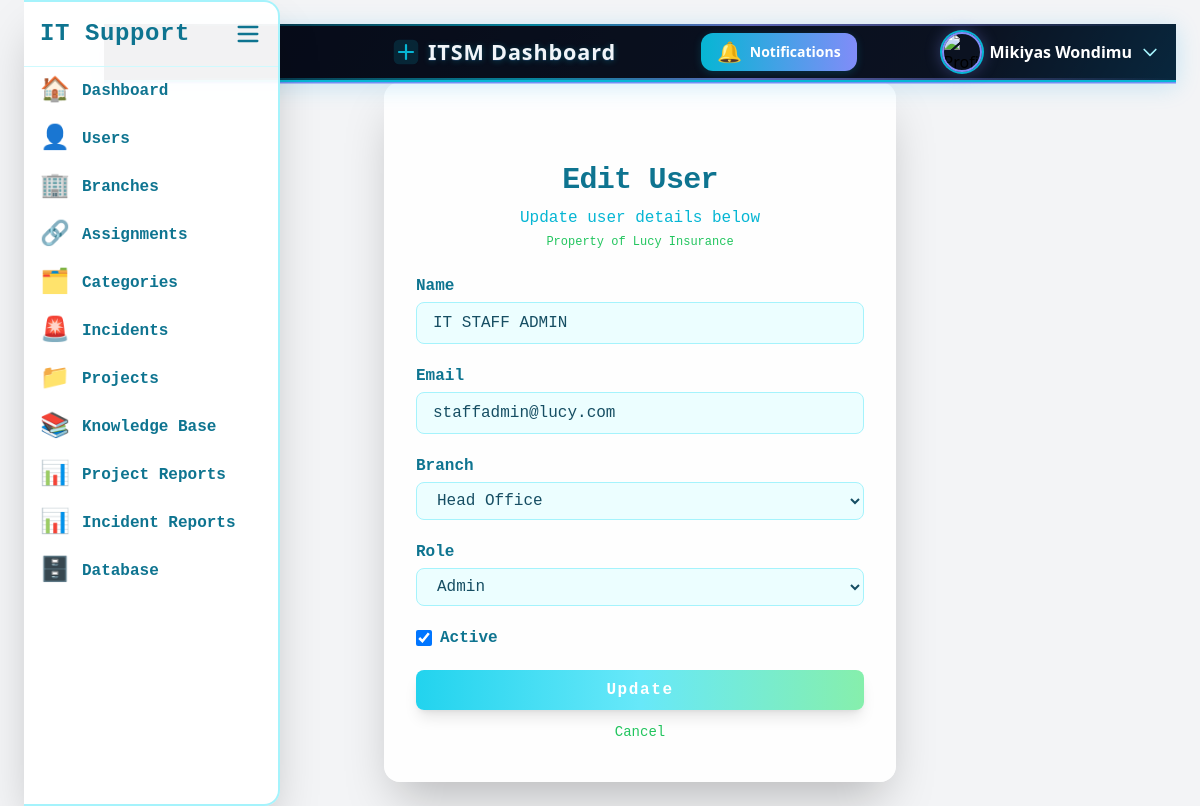
Screenshot of /admin/edit_user.php?id=63 (signed in) with the database file from the repository.
### tables this page shows
CREATE TABLE `users` (
  `id` int(11) NOT NULL,
  `name` varchar(100) DEFAULT NULL,
  `email` varchar(100) DEFAULT NULL,
  `password` varchar(255) DEFAULT NULL,
  `role` enum('admin','staff','user') NOT NULL,
  `created_at` timestamp NOT NULL DEFAULT current_timestamp(),
  `force_password_change` tinyint(1) DEFAULT 1,
  `branch_id` int(11) DEFAULT NULL,
  `profile_picture` varchar(255) DEFAULT NULL,
  `is_active` tinyint(1) NOT NULL DEFAULT 1
);

### admin/edit_user.php (the view, shortened to what this page needs)
<?php
require '../config/db.php';
$user_id = (int)$_GET['id'];
$stmt = $pdo->prepare("SELECT * FROM users WHERE id = ?");
$stmt->execute([$user_id]);
$current_user = $stmt->fetch();
$stmt2 = $pdo->prepare("SELECT * FROM users");
$stmt2->execute([]);
$users = $stmt2->fetchAll();
$stmt3 = $pdo->prepare("SELECT * FROM users WHERE role = 'admin'");
$stmt3->execute([]);
$admin_users = $stmt3->fetchAll();
?>
<!DOCTYPE html>
<html>
<head>
    <script src="https://cdn.tailwindcss.com"></script>
</head>
<body class="bg-gray-100 p-6">
      <?php include '../includes/sidebar.php'; ?>
  <div class="flex-1 ml-20">
    <?php include '../header.php'; ?>
    <div class="bg-white bg-opacity-95 rounded-2xl shadow-2xl px-8 py-10 pt-20 fade-in tech-border glow max-w-lg mx-auto">
        <h2 class="text-3xl font-extrabold text-center text-cyan-700 mb-2 tracking-tight font-mono">Edit User</h2>
        <p class="text-center text-cyan-500 mb-1 font-mono">Update user details below</p>
        <p class="text-center text-green-500 mb-6 font-mono text-xs">Property of Lucy Insurance</p>
        <form method="POST" class="space-y-5">
            <div>
                <label class="block text-cyan-700 font-semibold mb-1 font-mono" for="name">Name</label>
                <input type="text" name="name" id="name" value="<?= htmlspecialchars($current_user['name']) ?>"
                    class="w-full px-4 py-2 rounded-lg border border-cyan-200 bg-cyan-50 text-cyan-900 focus:ring-2 focus:ring-cyan-300 focus:outline-none transition duration-200 font-mono"
                    required>
            </div>
            <div>
                <label class="block text-cyan-700 font-semibold mb-1 font-mono" for="email">Email</label>
                <input type="email" name="email" id="email" value="<?= htmlspecialchars($current_user['email']) ?>"
                    class="w-full px-4 py-2 rounded-lg border border-cyan-200 bg-cyan-50 text-cyan-900 focus:ring-2 focus:ring-green-200 focus:outline-none transition duration-200 font-mono"
                    required>
            </div>
            <div>
                <label class="block text-cyan-700 font-semibold mb-1 font-mono" for="branch_id">Branch</label>
                <select name="branch_id" id="branch_id" required
                    class="w-full px-4 py-2 rounded-lg border border-cyan-200 bg-cyan-50 text-cyan-900 focus:ring-2 focus:ring-cyan-300 focus:outline-none transition duration-200 font-mono">
                    <?php
                        $branches = $pdo->query("SELECT id, name FROM branches")->fetchAll();
                        foreach ($branches as $branch) {
                            $selected = $current_user['branch_id'] == $branch['id'] ? 'selected' : '';
                            echo "<option value='{$branch['id']}' $selected>{$branch['name']}</option>";
                        }
                    ?>
                </select>
            </div>
            <div>
                <label class="block text-cyan-700 font-semibold mb-1 font-mono" for="role">Role</label>
                <select name="role" id="role"
                    class="w-full px-4 py-2 rounded-lg border border-cyan-200 bg-cyan-50 text-cyan-900 focus:ring-2 focus:ring-green-200 focus:outline-none transition duration-200 font-mono"
                    required>
                    <option value="admin" <?= $current_user['role'] === 'admin' ? 'selected' : '' ?>>Admin</option>
                </select>
            </div>
            <div class="flex items-center">
                <input type="checkbox" name="is_active" id="is_active" value="1"
                    class="h-4 w-4 text-cyan-600 border-gray-300 rounded focus:ring-cyan-500"
                    <?= (!isset($current_user['is_active']) || $current_user['is_active'] == '1') ? 'checked' : 'unchecked' ?>>
                <label for="is_active" class="ml-2 block text-cyan-700 font-semibold font-mono">
                    Active
                </label>
            </div>
            <div>
                <button type="submit"
                    class="w-full py-2 px-4 bg-gradient-to-r from-cyan-400 via-cyan-300 to-green-300 hover:from-green-300 hover:to-cyan-400 text-white font-bold rounded-lg shadow-lg transform hover:scale-105 transition duration-300 font-mono tracking-widest">
                    Update
                </button>
                <a href="users.php"
                    class="block mt-3 text-center text-green-500 hover:underline text-sm transition font-mono">Cancel</a>
            </div>
        </form>
    </div>
</body>
</html>

### header.php (shortened to what this page needs)
<?php
include 'config/db.php';
$user_id = $_SESSION['user_id'];
$stmt = $pdo->prepare("SELECT * FROM users WHERE id = ?");
$stmt->execute([$user_id]);
$user = $stmt->fetch(PDO::FETCH_ASSOC);
if (isset($user['profile_picture']) && !empty($user['profile_picture'])) {
  $user['profile_image'] = '../uploads/' . $user['profile_picture'];
} else {
  $user['profile_image'] = '../uploads/default_avatar.png';
}
?>
<header id="header" class="header-animated-bg shadow-md px-4 pl-72 flex justify-between items-center relative overflow-visible" style="min-height:54px;height:58px;">
  <h1 class="header-title">
    <svg width="28" height="28" fill="none" viewBox="0 0 32 32">
      <rect x="2" y="2" width="28" height="28" rx="6" fill="#06b6d4" opacity="0.15"/>
      <path d="M8 16h16M16 8v16" stroke="#06b6d4" stroke-width="2.5" stroke-linecap="round"/>
    </svg>
    ITSM Dashboard
  </h1>
  <div class="relative inline-block text-left">
    <button id="notifBtn" class="relative flex items-center gap-2 px-4 py-1 text-sm tech-btn shadow-lg focus:outline-none transition-all duration-300" style="min-height:36px;height:38px;">
      <span id="notifBell" class="text-xl notif-pulse transition-transform duration-300">🔔</span>
      <span class="hidden md:inline">Notifications</span>
    </button>
  </div>
  <div class="relative inline-block text-left">
    <button id="profileDropdownBtn" class="flex items-center gap-2 focus:outline-none group">
      <img src="<?= $user['profile_image'] ?>" alt="Profile" class="w-10 h-10 rounded-full object-cover profile-glow transition-all duration-300">
      <span class="md:inline text-white text-base font-semibold group-hover:text-cyan-200 transition-colors"><?= htmlspecialchars($user['name'] ?? 'Profile') ?></span>
      <svg class="w-5 h-5 text-cyan-200 group-hover:text-cyan-400 transition-colors" fill="none" stroke="currentColor" viewBox="0 0 24 24">
        <path stroke-linecap="round" stroke-linejoin="round" stroke-width="2" d="M19 9l-7 7-7-7" />
      </svg>
    </button>
  </div>
</header>

### header.php (style rules this page uses)
.header-animated-bg { background: rgba(30, 41, 59, 0.82); background-image: linear-gradient(120deg, #0f172a 0%, #1e293b 40%, #06b6d4 70%, #818cf8 100%); background-blend-mode: overlay; background-size: 200% 200%; animation: gradientMove 8s linear infinite; border-bottom: 2px solid #06b6d4; box-shadow: 0 4px 24px 0 #0ea5e933, 0 1.5px 0 #818cf8; position: relative; overflow: visible; backdrop-filter: blur(16px) saturate(180%); -webkit-backdrop-filter: blur(16px) saturate(180%); min-height: 54px; height: 58px; padding-top: 0.25rem !important; padding-bottom: 0.25rem !important; }
.header-animated-bg::before, .header-animated-bg::after { content: ''; position: absolute; left: 0; right: 0; height: 2px; background: linear-gradient(90deg, transparent, #06b6d4 40%, #818cf8 60%, transparent); opacity: 0.7; pointer-events: none; z-index: 1; }
.header-animated-bg::before { top: 0; }
.header-animated-bg::after { bottom: 0; }
.profile-glow { box-shadow: 0 0 0 2px #06b6d4, 0 0 16px 2px #818cf855; transition: box-shadow 0.3s, border-color 0.3s; border: 2.5px solid #818cf8; }
.notif-pulse { animation: notifPulse 1.2s cubic-bezier(.4,0,.2,1) infinite; }
.tech-btn { background: linear-gradient(90deg, #06b6d4 0%, #818cf8 100%); color: #fff; font-weight: 600; border-radius: 0.75rem; box-shadow: 0 2px 8px #06b6d433; transition: background 0.3s, box-shadow 0.3s; padding-top: 0.25rem; padding-bottom: 0.25rem; min-height: 36px; height: 38px; }
.header-title { font-family: 'Segoe UI', Arial, sans-serif; font-size: 1.35rem; font-weight: 700; letter-spacing: 0.04em; color: #f1f5f9; text-shadow: 0 1px 6px #06b6d455, 0 1px 0 #818cf822; display: flex; align-items: center; gap: 0.5rem; animation: none; line-height: 1.1; }

### rows the page displays
users: name "Mikiyas Wondimu"
users: name "IT STAFF ADMIN", email "staffadmin@lucy.com", role "Admin", is_active "☑"

### other values shown
form field branch_id "Head Office"
